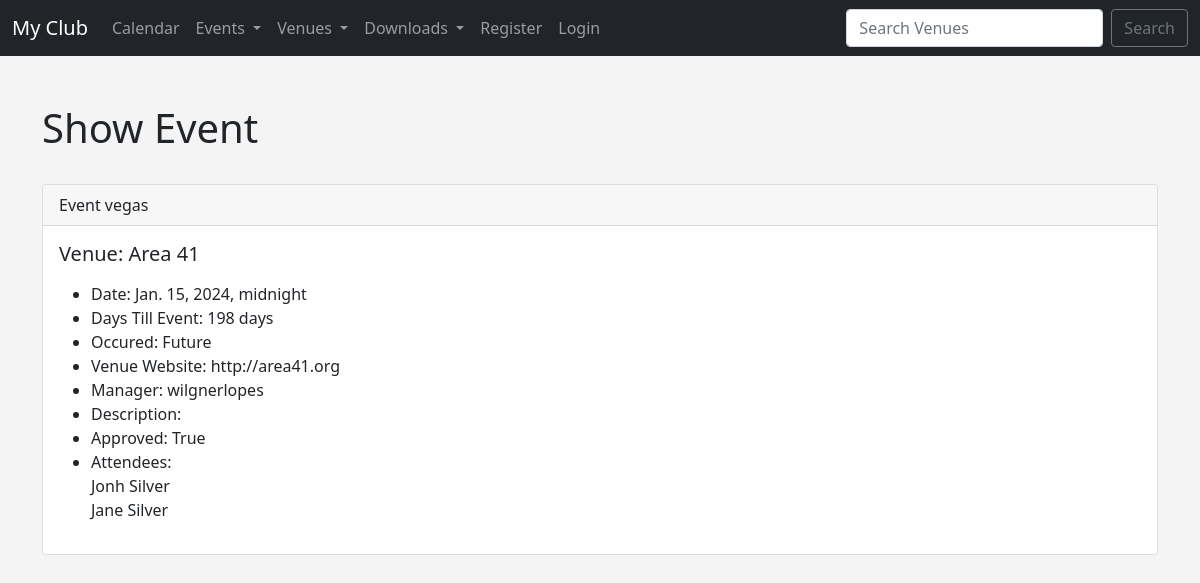
Page /show_event/4 on the committed database.
### events/models.py (models this page shows)
class Event(models.Model):
    name = models.CharField('Event Name', max_length=120)
    event_date = models.DateTimeField('Event Date')
    venue = models.ForeignKey(
        Venue, blank=True, null=True, on_delete=models.CASCADE)
    manager = models.ForeignKey(
        User, blank=True, null=True, on_delete=models.SET_NULL)
    description = models.TextField(blank=True)
    attendees = models.ManyToManyField(MyClubUser, blank=True)
    approved = models.BooleanField('Aprroved', default=False)
    def __str__(self):
        return self.name
    @property
    def Days_till(self):
        today = date.today()
        days_till = self.event_date.date() - today
        days_till_stripped = str(days_till).split(",", 1)[0]
        return days_till_stripped
    @property
    def Is_Past(self):
        today = date.today()
        if self.event_date.date() < today:
            thing = "Past"
        else:
            thing = "Future"
        return thing

class Venue(models.Model):
    name = models.CharField("Venue Name", max_length=120)
    address = models.CharField(max_length=300)
    zip_code = models.CharField("Zip Code", max_length=15)
    phone = models.CharField("Contact Phone", max_length=25, blank=True)
    web = models.URLField("Website address", blank=True)
    email_address = models.EmailField("Email Address", blank=True)
    owner = models.IntegerField("Venue Owner", blank=False, default=1)
    venue_image = models.ImageField(null=True, blank=True, upload_to="images/")
    def __str__(self) -> str:
        return self.name

class MyClubUser(models.Model):
    first_name = models.CharField(max_length=30)
    last_name = models.CharField(max_length=30)
    email = models.EmailField("User Email")
    def __str__(self) -> str:
        return self.first_name + " " + self.last_name

### events/views.py (the view)
# urls.py: path('show_event/<event_id>', views.show_event, name='show-event'),
def show_event(request, event_id):
    event = Event.objects.get(pk=event_id)
    return render(request, 'events/show_event.html', {
        "event": event
    })

### events/templates/events/show_event.html (shortened to what this page needs)
{% extends 'events/base.html' %} {% block content %}
<h1>Show Event</h1>
<br />
{% if event.approved %}
<div class="card">
  <div class="card-header">{{ event }}</div>
  <div class="card-body">
    <h5 class="card-title">Venue: {{ event.venue }}</h5>
    <ul>
      <li>Date: {{ event.event_date }}</li>
      <li>Days Till Event: {{ event.Days_till }}</li>
      <li>Occured: {{ event.Is_Past}}</li>
      <li>Venue Website: {{ event.venue.web }}</li>
      <li>Manager: {{ event.manager }}</li>
      <li>Description: {{ event.description }}</li>
      <li>Approved: {{ event.approved }}</li>
      <li>
        Attendees:<br />
        {% for user in event.attendees.all %} {{ user }}<br />
        {% endfor %}
      </li>
    </ul>
  </div>
</div>
<br /><br />
{% endif %} {% endblock %}

### events/templates/events/base.html (style rules this page uses)
body { background: #f4f4f4; }

### rows in the picture
Event: name "Event vegas", venue "Area 41", event_date "Jan. 15, 2024, midnight", Days_till "198 days", Is_Past "Future", venue.web "http://area41.org", manager "wilgnerlopes", approved "True"
MyClubUser: first_name+last_name "Jonh Silver"
MyClubUser: first_name+last_name "Jane Silver"
